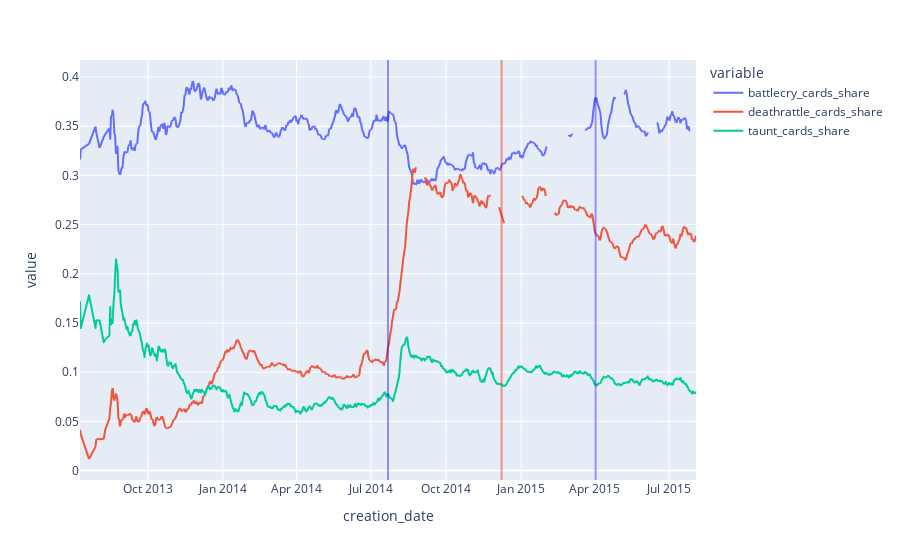

Source (notebook cell):
### Code cell
show_keyword_popularity(['battlecry', 'deathrattle', 'taunt'], 10)

### Figure 1 — Plotly figure (JSON) as saved in the notebook; plotly's stock layout.template omitted (floating-point values rounded to 4 significant figures; data arrays with more than 128 entries replaced by an {"elided": "..."} marker saying what was removed)
{"data": [{"hovertemplate": "variable=battlecry_cards_share<br>creation_date=%{x}<br>value=%{y}<extra></extra>", "legendgroup": "battlecry_cards_share", "line": {"color": "#636efa", "dash": "solid"}, "marker": {"symbol": "circle"}, "mode": "lines", "name": "battlecry_cards_share", "showlegend": true, "type": "scattergl", "x": {"elided": "727 str values"}, "xaxis": "x", "y": {"elided": "727 float values"}, "yaxis": "y"}, {"hovertemplate": "variable=deathrattle_cards_share<br>creation_date=%{x}<br>value=%{y}<extra></extra>", "legendgroup": "deathrattle_cards_share", "line": {"color": "#EF553B", "dash": "solid"}, "marker": {"symbol": "circle"}, "mode": "lines", "name": "deathrattle_cards_share", "showlegend": true, "type": "scattergl", "x": {"elided": "727 str values"}, "xaxis": "x", "y": {"elided": "727 float values"}, "yaxis": "y"}, {"hovertemplate": "variable=taunt_cards_share<br>creation_date=%{x}<br>value=%{y}<extra></extra>", "legendgroup": "taunt_cards_share", "line": {"color": "#00cc96", "dash": "solid"}, "marker": {"symbol": "circle"}, "mode": "lines", "name": "taunt_cards_share", "showlegend": true, "type": "scattergl", "x": {"elided": "727 str values"}, "xaxis": "x", "y": {"elided": "727 float values"}, "yaxis": "y"}], "layout": {"autosize": true, "legend": {"title": {"text": "variable"}, "tracegroupgap": 0}, "margin": {"t": 60}, "shapes": [{"line": {"color": "blue", "width": 2}, "opacity": 0.4, "type": "line", "x0": "2014-07-22T00:00:00", "x1": "2014-07-22T00:00:00", "xref": "x", "y0": 0, "y1": 1, "yref": "y domain"}, {"line": {"color": "blue", "width": 2}, "opacity": 0.4, "type": "line", "x0": "2015-04-02T00:00:00", "x1": "2015-04-02T00:00:00", "xref": "x", "y0": 0, "y1": 1, "yref": "y domain"}, {"line": {"color": "red", "width": 2}, "opacity": 0.4, "type": "line", "x0": "2014-12-08T00:00:00", "x1": "2014-12-08T00:00:00", "xref": "x", "y0": 0, "y1": 1, "yref": "y domain"}], "xaxis": {"anchor": "y", "autorange": true, "domain": [0, 1], "range": ["2013-07-10", "2015-08-03"], "title": {"text": "creation_date"}, "type": "date"}, "yaxis": {"anchor": "x", "autorange": true, "domain": [0, 1], "range": [-0.009577, 0.4173], "title": {"text": "value"}, "type": "linear"}}}
